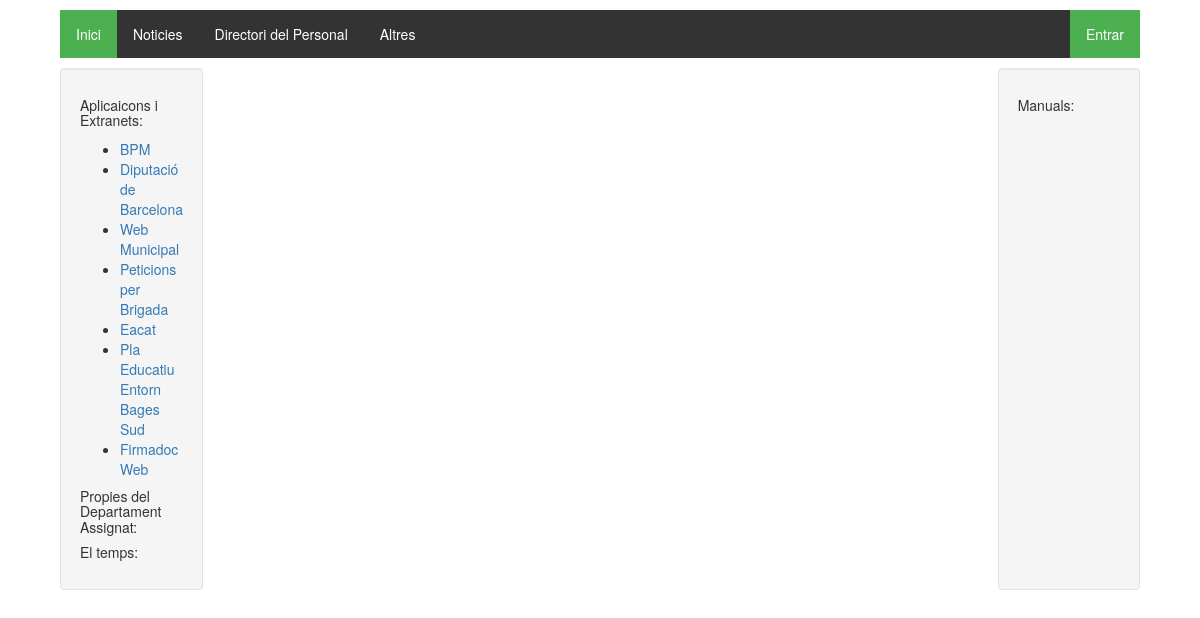
Before: /intranet/noticies/ with the older database file.
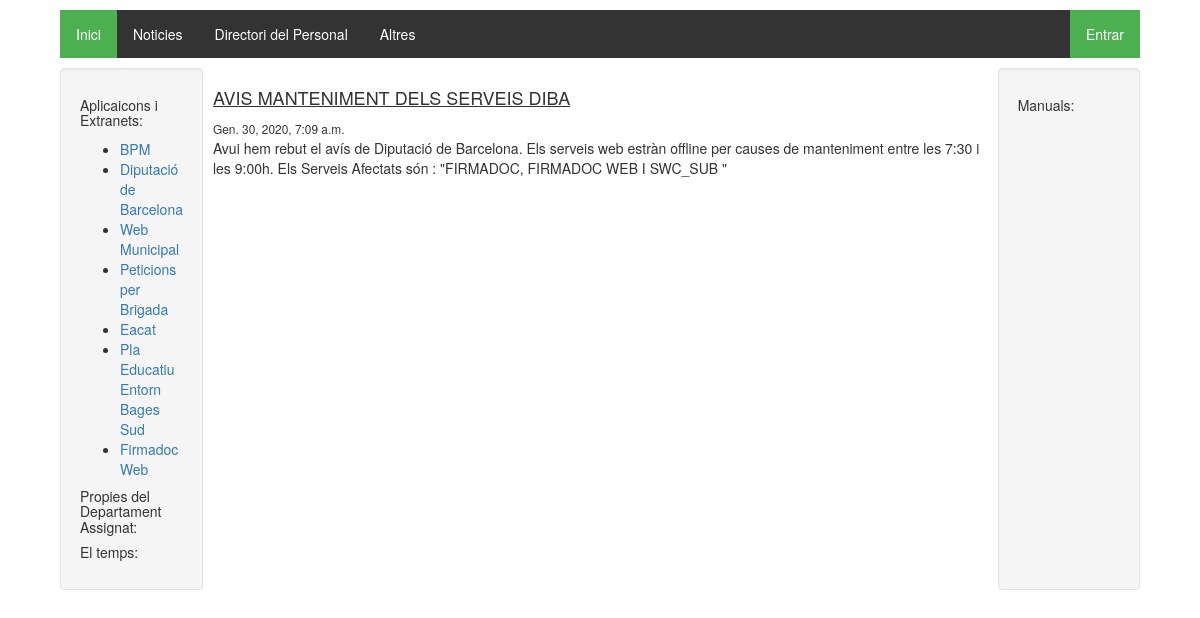
After: the same page with the newer database file.
### intranet/models.py (models this page shows, shortened)
class Links(models.Model):
    titol = models.CharField(max_length=100)
    url = models.CharField(max_length=250)
    tipologia = (
        ('privat','privat'),
        ('public','public'),
    )
    tipus = models.CharField(max_length=20, choices=tipologia, default='public')
    areas = models.ManyToManyField(Area)

class Noticia(models.Model):
    titol = models.CharField(max_length=100)
    text = models.TextField(null = True, blank=True)
    document = models.FileField(upload_to='noticies', blank=True, null=True)
    creat_en = models.DateTimeField(auto_now_add=True)
    publicat = models.BooleanField(default=False)
    destacada = models.BooleanField(default=False)
    def was_published_recently(self):
        return self.creat_en >= timezone.now() - datetime.timedelta(days=1)
    was_published_recently.admin_order_field = 'creat_en'
    was_published_recently.boolean = True
    was_published_recently.short_description = 'Publicat recentment?'

### intranet/views.py (the view)
def noticies(request):
    noticies = Noticia.objects.all().filter(publicat=True)
    context = {'noticies':noticies}
    menu = getMenu(request)
    manual = getManual()
    context.update(menu)
    context.update(manual)
    return render(request, 'noticies.html',context)

### intranet/views.py (called while the page is built)
def getManual():
    manuals = Manual.objects.all().filter(publicat=True)
    context = {'manuals':manuals}
    return context

def getMenu(request):
    links_publics = Links.objects.all().filter(tipus='public')
    try:
        if request.user is not None:
            links_privats = Links.objects.all().filter(areas__in = request.user.areas.all()).exclude(tipus='public')
            context =  {'links_publics':links_publics, 'links_privats':links_privats}
        else:
            context = {'links_publics':links_publics}
    except:
        context = {'links_publics':links_publics}
    return context

### intranet/templates/noticies.html (shortened to what this page needs)
{% extends 'base.html' %}
{% block content %}
<div class="noticies">
    <div>
    {% for noticia in noticies %}
      <h4>{{noticia.titol}}</h4>
      <small>{{noticia.creat_en}}</small>
      <p>{{noticia.text}}</p>
    {% endfor %}
    </div>
</div>
{% endblock %}

### intranet/templates/base.html (shortened to what this page needs)
<!DOCTYPE html>
{% load static %}
{% load group %}
<html lang="es">
  <head>
    <link rel="stylesheet" href="https://maxcdn.bootstrapcdn.com/bootstrap/3.3.5/css/bootstrap.min.css">
    <link rel="stylesheet" href="https://maxcdn.bootstrapcdn.com/font-awesome/4.4.0/css/font-awesome.min.css">
    <link rel="stylesheet" href="//code.jquery.com/ui/1.12.1/themes/base/jquery-ui.css">
    <link rel="stylesheet" href="{% static 'intranet/css/style.css' %}">
  </head>
  <body>
    <div id="heading">
    </div>
    <div class="main_block">
      <div id="options_block">
        <ul class="menu_options">
          <li><a href="{% url 'indexIntranet' %}" class="active">Inici</a></li>
          <li><a href="{% url 'noticies' %}">Noticies</a></li>
          <li><a href="">Directori del Personal</a></li>
          <li><a href="">Altres</a></li>
          {% if not user.is_authenticated %}
            <li class="menu_options_dreta"><a href="{% url 'login' %}" class="active">Entrar</a></li>
          {% endif %}
        </ul>
      </div>
      <div class="second_block">
          <div class="col-md-2 well">
            <h5>Aplicaicons i Extranets:</h5>
            <ul>
              {% for link in links_publics %}
                <li><a href="{{link.url}}" target="_blank">{{link.titol}}</a></li>
              {% endfor %}
            </ul>
            <h5>Propies del Departament Assignat:</h5>
            <h5>El temps:</h5>
        </div>
        {% block content %}
        {% endblock %}
        <div class="col-md-2 well">
          <h5>Manuals:</h5>
      </div>
      </div>
    </div>
  </body>
  <html>

Changed rows visible on the page:
added Noticia: titol "AVIS MANTENIMENT DELS SERVEIS DIBA", creat_en "Gen. 30, 2020, 7:09 a.m.", text "Avui hem rebut el avís de Diputació de Barcelona. Els serveis web estràn offline per causes de manteniment entre les 7:30 i les 9:00h. Els Serveis Afectats són : \"FIRMADOC, FIRMADOC WEB I SWC_SUB \""
